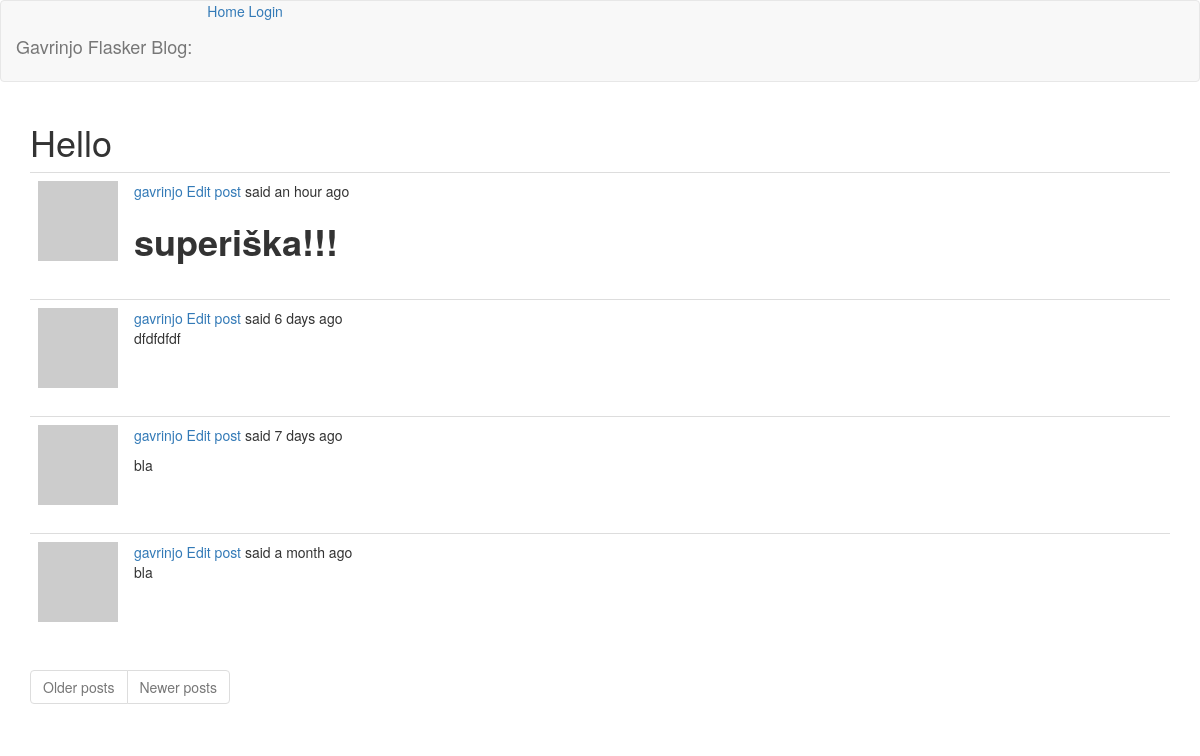
/index, run on the app's committed database.
### app/models.py (models this page shows, shortened)
class Post(db.Model):
    id = db.Column(db.Integer, primary_key=True)
    body = db.Column(db.String(140))
    timestamp = db.Column(db.DateTime, index=True, default=datetime.utcnow)
    user_id = db.Column(db.Integer, db.ForeignKey("user.id"))

class User(UserMixin, db.Model):
    id = db.Column(db.Integer, primary_key=True)
    username = db.Column(db.String(64), index=True, unique=True)
    email = db.Column(db.String(120), index=True, unique=True)
    password_hash = db.Column(db.String(128))
    about_me = db.Column(db.String(140))
    last_seen = db.Column(db.DateTime, default=datetime.utcnow)
    post = db.relationship("Post", backref="author", lazy="dynamic")
    def avatar(self, size):
        digest = md5(self.email.lower().encode("utf-8")).hexdigest()
        return f"https://www.gravatar.com/avatar/{digest}?d=identicon&r=x&s={size}"

### app/main/routes.py (the view)
@bp.route("/")
@bp.route("/index")
def index():
    page = request.args.get("page", 1, type=int)
    posts = Post.query.order_by(Post.timestamp.desc()).paginate(
        page, current_app.config["POSTS_PER_PAGE"], False)
    next_url = url_for("main.index", page=posts.next_num) \
        if posts.has_next else None
    prev_url = url_for("main.index", page=posts.prev_num) \
        if posts.has_prev else None
    return render_template("index.html", title="Home", posts=posts.items, next_url=next_url, prev_url=prev_url)

### app/main/routes.py (called while the page is built)
@bp.before_request
def before_request():
    if current_user.is_authenticated:
        current_user.last_seen = datetime.utcnow()
        db.session.commit()

### app/templates/index.html
{% extends 'base.html' %}
{% import 'bootstrap/wtf.html' as wtf %}
{% block app_content %}
    <h1>Hello {{ current_user.username }}</h1>
    {% for post in posts %}
        {% include "_post.html" %}
    {% endfor %}
    <nav aria-label="Page navigation example">
        <ul class="pagination text-center">
            <li class="page-item{% if not next_url %} disabled {% endif %}">
                <a class="page-link" href="{{ next_url or '#' }}" tabindex="-1">Older posts</a>
            </li>
            <li class="page-item{% if not prev_url %} disabled {% endif %}">
                <a class="page-link" href="{{ prev_url or '#' }}" tabindex="-1">Newer posts</a>
            </li>
        </ul>
    </nav>
{% endblock app_content %}

### app/templates/_post.html
    <table class="table table-hover">
        <tr>
            <td width="70px">
                <a href="{{ url_for('main.user', username=post.author.username) }}">
                    <img src="{{ post.author.avatar(64) }}">
                </a>
            </td>
            <td>
                <span class="user_popup">
                    <a href="{{ url_for('main.user', username=post.author.username) }}">{{ post.author.username }}</a>
                    <a href="{{ url_for('content.edit_page', id=post.id) }}">Edit post</a>
                </span>
                said {{ moment(post.timestamp).fromNow() }}
                <br>
                <span id="post{{ post.id }}">{{ post.body|safe }}</span>
            </td>
        </tr>
    </table>

### data on the page
Post: author.username "gavrinjo", timestamp "an hour ago", body "superiška!!!"
Post: author.username "gavrinjo", timestamp "6 days ago", body "dfdfdfdf"
Post: author.username "gavrinjo", timestamp "7 days ago", body "bla"
Post: author.username "gavrinjo", timestamp "a month ago", body "bla"
